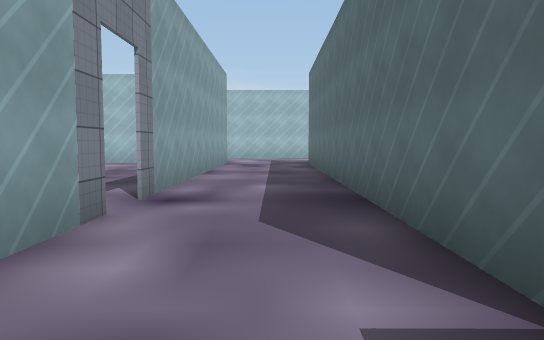
View 1 (above)

24 first-person views from a walk through a 3-D level made in the Unity game engine. The camera is 1.5 m above the floor, tilts 4° down and sees 70° across. The floor is counted in squares, 2 m on a side. Each view is taken from the middle of a square. On the plan, view 1 faces up. The plan holds only what a view shows up to about 12 squares ahead; the rest is blank. The place goes on beyond the plan. The player character is not drawn. Door leaves are left out, so doorways stand open. Some surface patterns are stand-ins.

View 2
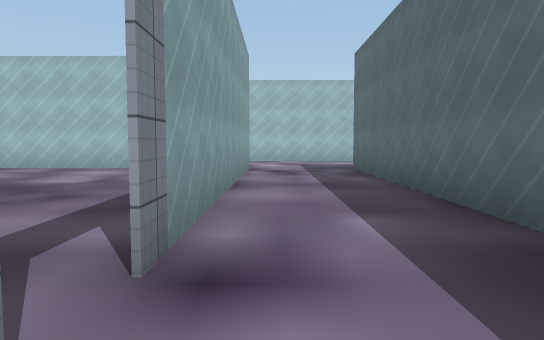

View 3
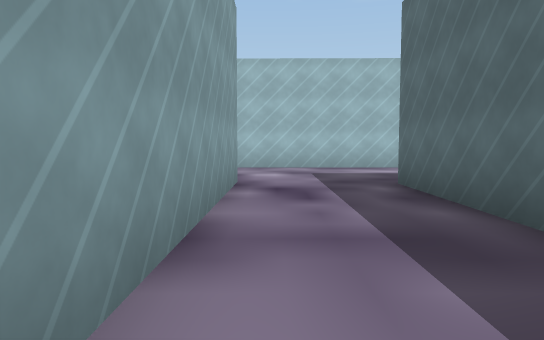

View 4
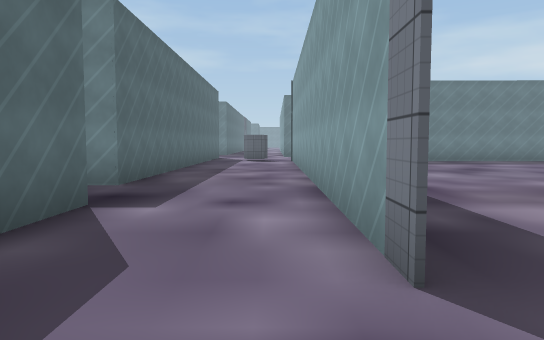

View 5
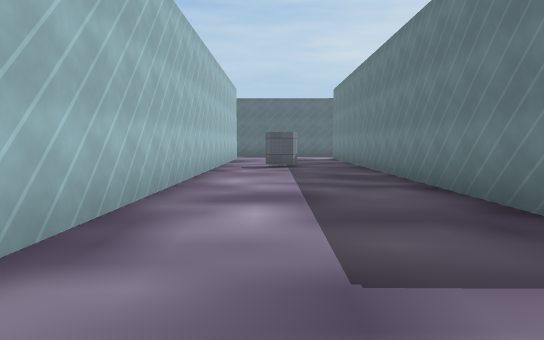

View 6
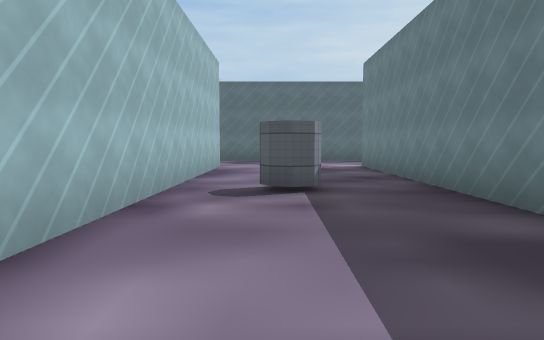

View 7
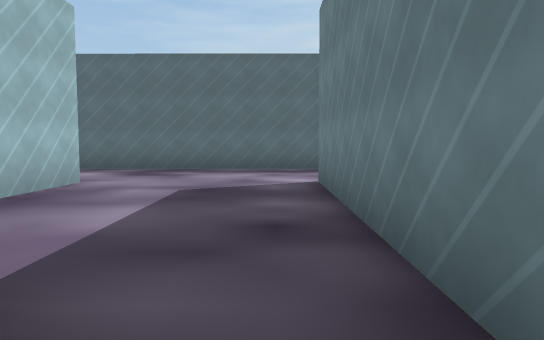

View 8
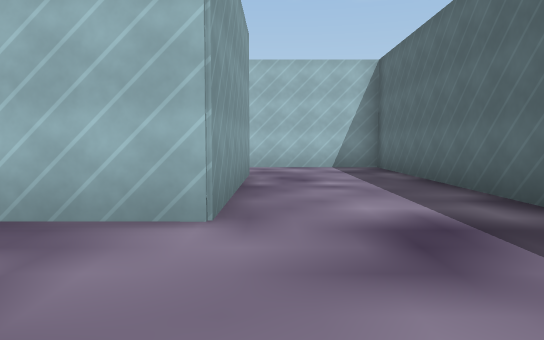

View 9
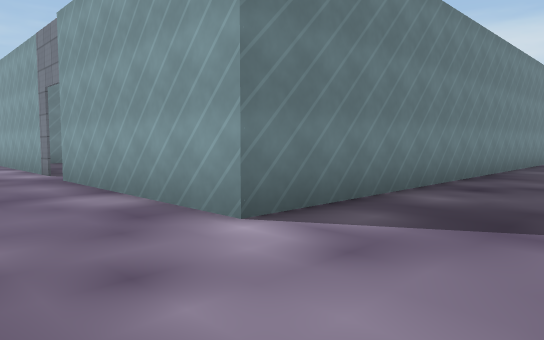

View 10
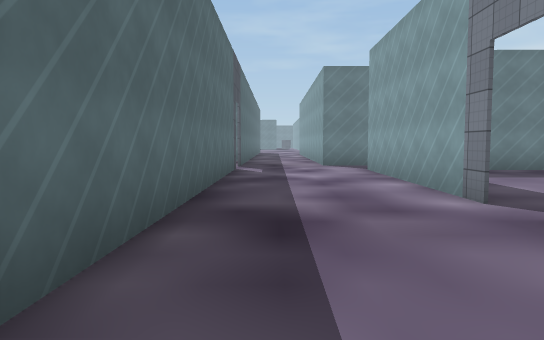

View 11
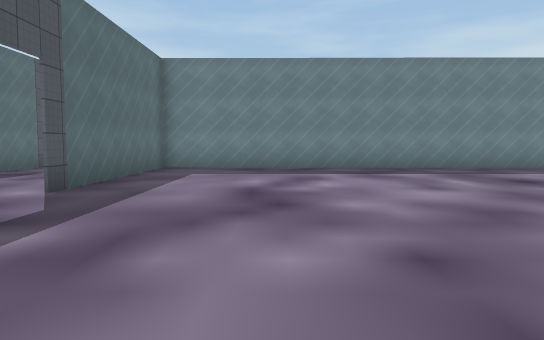

View 12
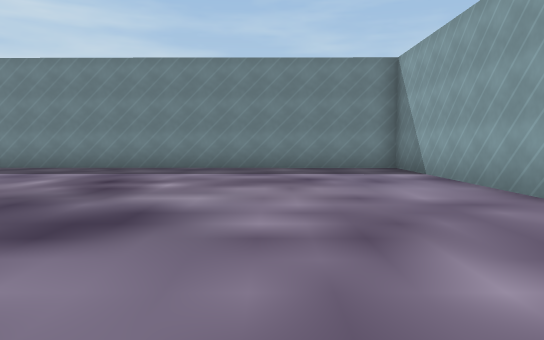

View 13
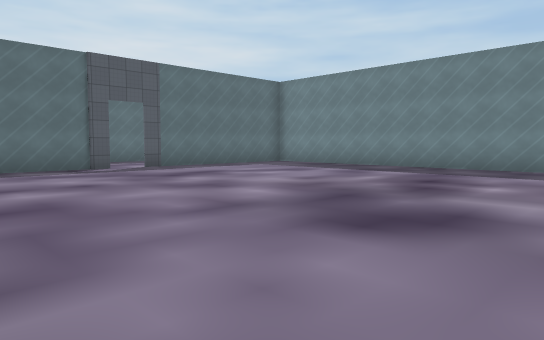

View 14
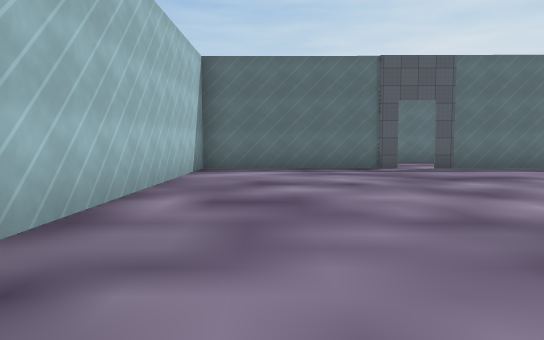

View 15
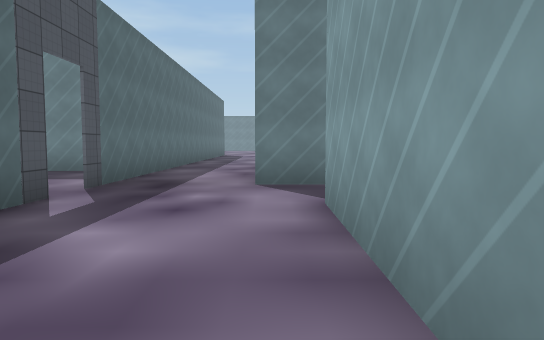

View 16
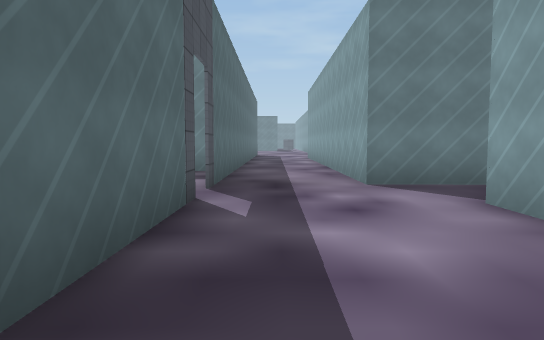

View 17
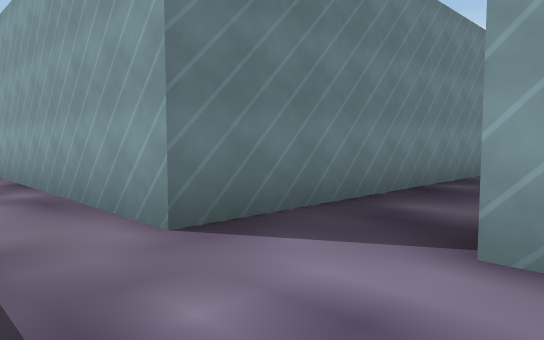

View 18
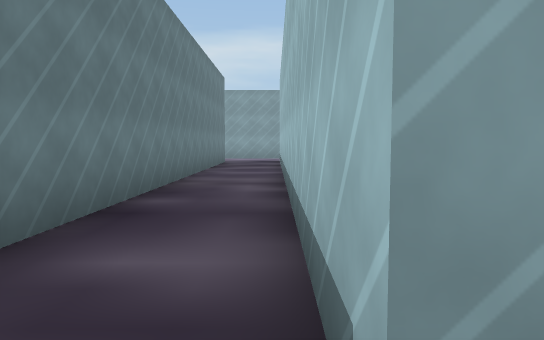

View 19
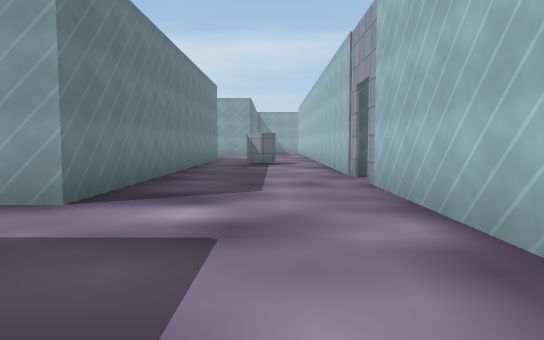

View 20
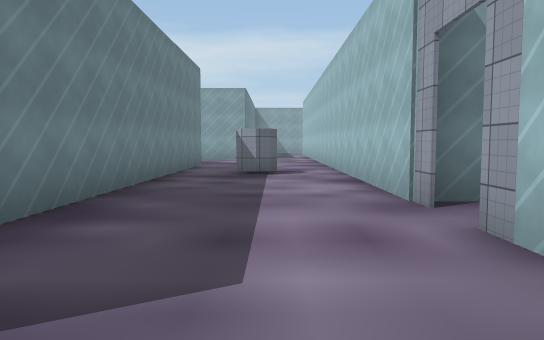

View 21
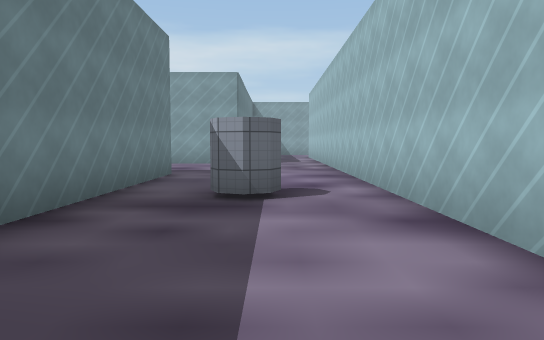

View 22
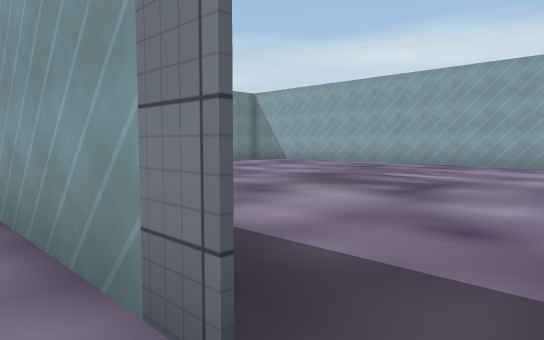

View 23
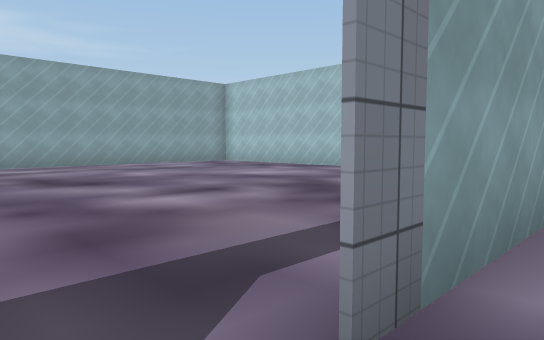

View 24
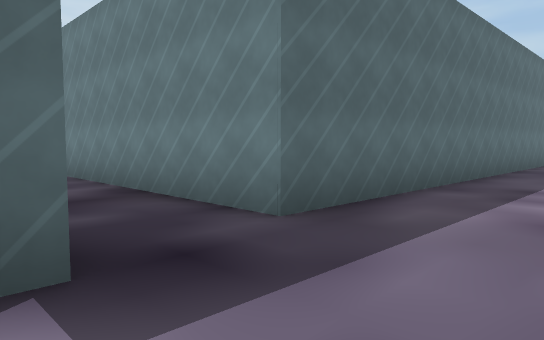

### Floor plan
Points are (right, up) in squares from view 1. A wall is a line through its corners. A room is listed if a view was taken in it or the views show most of it. See-through windows are left out.
Room 1 (views 1, 2, 3, 4, 5, 6, 7, 8, 9, 10, 15, 16, 17, 18, 19, 20, 21, 22, 23, 24)
walls: (10.4, 16.2) (10, 16.3) (9.8, 16.7) (10, 17) (10.3, 17.2); (1.9, 14.2) (16.4, 14.1) (16.4, 8.5); (16.4, 7.3) (16.3, 1.2) (6.5, 1.3); (20.1, 13.6) (20.2, 26.9) (17.6, 27); (16.5, 24.2) (16.5, 18.6) (-4.5, 18.8); (-5.3, 18.8) (-11.4, 18.9); (-1.7, 4) (-1.8, -5.7); (1.2, 1.3) (1.3, 14.3); (-10.6, 17.2) (-10.1, 17) (-10, 16.6) (-10.1, 16.3) (-10.6, 16.1); (20, 0.6) (20.1, 10.5); (-11.1, 14.6) (-1.7, 14.5) (-1.7, 5); (1.7, -6.6) (1.7, -0.8) (17.3, -1) (17.3, -6.6); (20, -6) (20, -0.2)
ways out: open door at (16, 8) to room 2; opening at (-11, 18); opening at (16.5, 25.5); open door at (-5, 19); open door at (-2, 4.5); open door at (20, 0); gap at (-11, 16)
Room 2 (views 11, 12, 13, 14)
walls: (1.3, 7.9) (1.3, 1.4) (16.4, 1.3) (16.4, 7.3); (16.4, 8.3) (16.5, 14) (7.9, 14.1)
ways out: open door at (16, 8) to room 1

Positions as (right, up) in squares from view 1, and headings:
1: (0, 0), facing up
2: (-1, 3), facing up
3: (-1, 7), facing up
4: (-1, 6), facing down
5: (-2, 17), facing right
6: (4, 17), facing right
7: (9, 15), facing right
8: (17, 15), facing up
9: (19, 17), facing down-left
10: (19, 12), facing down
11: (13, 13), facing down
12: (5, 13), facing down
13: (5, 13), facing down-right
14: (5, 12), facing right
15: (17, 6), facing down
16: (19, 6), facing down
17: (19, 2), facing down-left
18: (17, 1), facing left
19: (3, 17), facing left
20: (-1, 17), facing left
21: (-5, 17), facing left
22: (-1, 5), facing down-left
23: (-1, 4), facing up-left
24: (-1, 2), facing down-right
